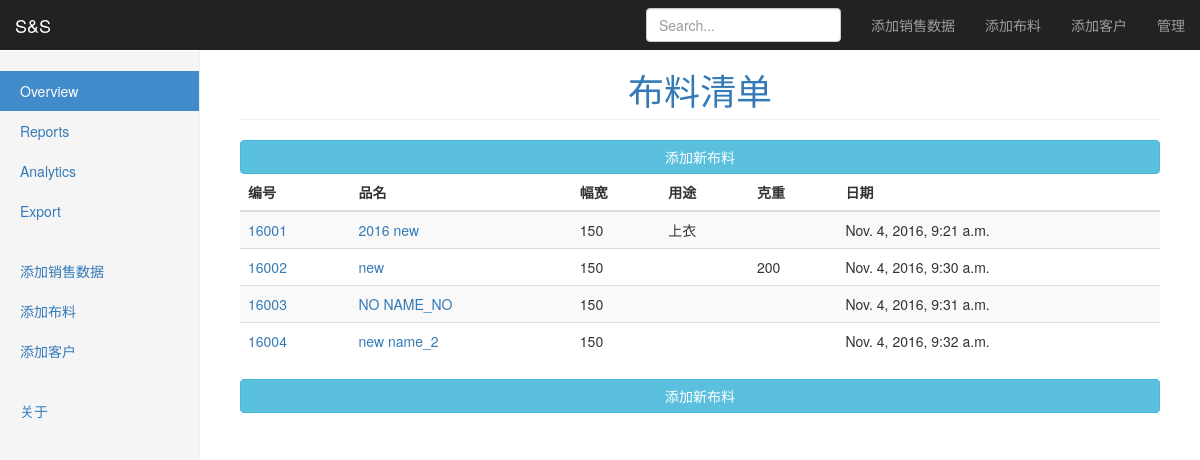
The page / on the database its author committed.
### record/models.py (models this page shows, shortened)
class Cloth(models.Model):
    cloth_code = models.CharField(max_length=20)
    cloth_name = models.CharField(max_length=20)
    used_for = models.CharField(max_length=100, blank=True, null=True)
    category = models.ForeignKey(CategoryOfCloth, on_delete=models.SET_NULL, blank=True, null=True)
    texture = models.ForeignKey(TextureOfCloth, on_delete=models.SET_NULL, blank=True, null=True)
    material = models.ForeignKey(MaterialOfCloth, on_delete=models.SET_NULL, blank=True, null=True)
    breadth = models.IntegerField(blank=True, null=True)
    grams_per_m2 = models.IntegerField(blank=True, null=True)
    description = models.TextField(max_length=1000, blank=True, null=True)
    added_time = models.DateTimeField(auto_now_add=True)
    timestamp = models.DateTimeField(auto_now=True)

### record/views.py (the view)
# urls.py: url(r'^$', ClothListView.as_view(), name='cloth_list'),
class ClothListView(View):
    template_name = 'record/cloth_list.html'
    def get(self, request):
        cloth_list = Cloth.objects.all()
        context = {
            'cloth_list': cloth_list,
        }
        return render(request, self.template_name, context)

### record/templates/record/cloth_list.html (shortened to what this page needs)
{% extends "base.html" %}
{% block content %}
  <h1 class="page-header" align="center"><span class="text-primary">布料清单</span></h1>
  <a href="{% url 'record:cloth_add' %}" class="btn btn-info btn-block" role="button">添加新布料</a>
  <div class="table-responsive">
    <table class="table table-striped table-hover">
      <thead>
      <tr>
        <th>编号</th>
        <th>品名</th>
        <th>幅宽</th>
        <th>用途</th>
        <th>克重</th>
        <th>日期</th>
      </tr>
      </thead>
      <tbody>
      {% for cloth in cloth_list %}
        <tr>
          <td><a href="{% url 'record:cloth_detail' cloth.pk %}">{{ cloth.cloth_code }}</a></td>
          <td><a href="{% url 'record:cloth_detail' cloth.pk %}">{{ cloth.cloth_name }}</a></td>
          <td>{% if cloth.breadth %}{{ cloth.breadth }} {% endif %}</td>
          <td>{% if cloth.used_for %}{{ cloth.used_for }} {% endif %}</td>
          <td>{% if cloth.grams_per_m2 %}{{ cloth.grams_per_m2 }} {% endif %}</td>
          <td>{{ cloth.added_time }} </td>
        </tr>
      {% endfor %}
      </tbody>
    </table>
  </div>
  <a href="{% url 'record:cloth_add' %}" class="btn btn-info btn-block" role="button">添加新布料</a>
{% endblock %}

### static/css/dashboard.css (style rules this page uses)
body { padding-top: 50px; }
.main .page-header { margin-top: 0; }

### rows shown on the page
Cloth: cloth_code "16001", cloth_name "2016 new", breadth "150", used_for "上衣", added_time "Nov. 4, 2016, 9:21 a.m."
Cloth: cloth_code "16002", cloth_name "new", breadth "150", grams_per_m2 "200", added_time "Nov. 4, 2016, 9:30 a.m."
Cloth: cloth_code "16003", cloth_name "NO NAME_NO", breadth "150", added_time "Nov. 4, 2016, 9:31 a.m."
Cloth: cloth_code "16004", cloth_name "new name_2", breadth "150", added_time "Nov. 4, 2016, 9:32 a.m."
